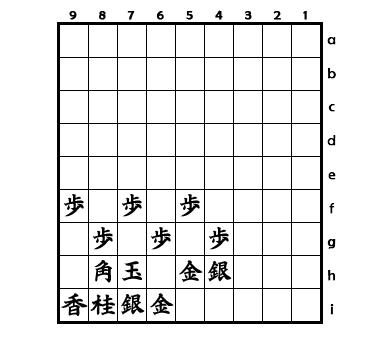
#> input picture data/samples/raw/Castello funa.jpg, 387 x 341 px
$ python -i grid.py   (imports and definitions only)
#> lines starting #> are read from the running program, lines starting #| are printed output that depends on the picture; after the words box and inside, x2 and y2 are one past the last pixel; in counts of white or black regions, pixels touching at a corner belong together
#> further down, picture is the input picture: shape (341, 387, 3); min 0, max 255, mean 233.7
"""Detect complete axis-aligned 9x9 grids, rejecting partial diagrams."""

from dataclasses import dataclass

import cv2
import numpy as np
from PIL import Image, ImageOps


class BoardNotFound(ValueError):
    pass


@dataclass
class Grid:
    xs: list[float]
    ys: list[float]
    score: float = 1.0
    wood: bool = False

    @property
    def bounds(self):
        return [self.xs[0], self.ys[0], self.xs[-1], self.ys[-1]]

    # [17 lines left out: functions cell, load_image, not called in this run]


def _axis_lines(mask: np.ndarray, horizontal: bool):
    height, width = mask.shape
    length = max(12, round((width if horizontal else height) / 18))
    kernel = cv2.getStructuringElement(
        cv2.MORPH_RECT, (length, 1) if horizontal else (1, length)
    )
    opened = cv2.morphologyEx(mask, cv2.MORPH_OPEN, kernel)
    contours, _ = cv2.findContours(opened, cv2.RETR_EXTERNAL, cv2.CHAIN_APPROX_SIMPLE)
    segments = []
    for contour in contours:
        x, y, w, h = cv2.boundingRect(contour)
        span, thickness = (w, h) if horizontal else (h, w)
        if span >= length * 2 and thickness < span / 12:
            segments.append(
                (y + (h - 1) / 2, x, x + w)
                if horizontal
                else (x + (w - 1) / 2, y, y + h)
            )
    # Merge edges of thick board borders and minor line fragments.
    merged = []
    for pos, start, end in sorted(segments):
        if merged and abs(pos - merged[-1][0]) <= 3:
            p, s, e = merged[-1]
            merged[-1] = ((p + pos) / 2, min(s, start), max(e, end))
        else:
            merged.append((pos, start, end))
    return merged


def _sequences(lines):
    sequences = []
    positions = np.array([line[0] for line in lines])
    if len(positions) < 10:
        return sequences
    for first in range(len(lines) - 9):
        for last in range(first + 9, len(lines)):
            step = (positions[last] - positions[first]) / 9
            if step < 10:
                continue
            expected = positions[first] + np.arange(10) * step
            indices = np.abs(positions[:, None] - expected).argmin(axis=0)
            error = np.abs(positions[indices] - expected)
            if len(set(indices)) == 10 and error.max() <= max(2.5, step * 0.07):
                sequences.append(
                    ([lines[i] for i in indices], 1 - float(error.mean() / step))
                )
    return sequences


# [55 lines left out: function _wood_grid, not called in this run]


def detect_grid(image: np.ndarray, bounds=None) -> Grid:
    height, width = image.shape[:2]
#> height = 341; width = 387
    if bounds is not None:
        if len(bounds) != 4 or not all(np.isfinite(v) for v in bounds):
            raise ValueError("盤領域は left,top,right,bottom の4座標です")
        left, top, right, bottom = bounds
        if not (0 <= left < right <= width and 0 <= top < bottom <= height):
            raise ValueError("盤領域が画像の範囲外です")
        if min(right - left, bottom - top) < 90:
            raise ValueError("盤面が小さすぎます。各マス10px以上で指定してください")
        crop = image[round(top) : round(bottom), round(left) : round(right)]
        hsv = cv2.cvtColor(crop, cv2.COLOR_RGB2HSV)
        wood = (
            float(
                (
                    (hsv[:, :, 0] >= 10) & (hsv[:, :, 0] <= 40) & (hsv[:, :, 1] > 55)
                ).mean()
            )
            > 0.7
        )
        return Grid(
            np.linspace(left, right, 10).tolist(),
            np.linspace(top, bottom, 10).tolist(),
            wood=wood,
        )
    factor = min(1, 1400 / max(height, width))
#> factor = 1
    resized = cv2.resize(image, (round(width * factor), round(height * factor)))
    gray = cv2.cvtColor(resized, cv2.COLOR_RGB2GRAY)
    # Adaptive threshold handles wood-colored backgrounds and JPEG noise.
    masks = [
        cv2.threshold(gray, 110, 255, cv2.THRESH_BINARY_INV)[1],
        cv2.adaptiveThreshold(
            gray, 255, cv2.ADAPTIVE_THRESH_GAUSSIAN_C, cv2.THRESH_BINARY_INV, 31, 15
        ),
    ]
    best = None
    for mask in masks:
        horizontal = _sequences(_axis_lines(mask, True))
        vertical_lines = _axis_lines(mask, False)
        vertical = _sequences(vertical_lines)
        for hs, hscore in horizontal:
            # App rank labels can cover the right outer border. Infer only
            # outer endpoints attested by all ten complete horizontal lines.
            augmented = list(vertical_lines)
            top, bottom = hs[0][0], hs[-1][0]
            for endpoint in (
                float(np.median([line[1] for line in hs])),
                float(np.median([line[2] - 1 for line in hs])),
            ):
                if not any(abs(line[0] - endpoint) < 4 for line in augmented):
                    augmented.append((endpoint, top, bottom))
            candidates = vertical + _sequences(sorted(augmented))
            for vs, vscore in candidates:
                xs, ys = [x[0] for x in vs], [y[0] for y in hs]
                bw, bh = xs[-1] - xs[0], ys[-1] - ys[0]
                if not 0.65 < bw / bh < 1.45:
                    continue
                tolerance = min(bw, bh) * 0.04
                hits = sum(
                    start <= xs[0] + tolerance and end >= xs[-1] - tolerance
                    for _, start, end in hs
                )
                hits += sum(
                    start <= ys[0] + tolerance and end >= ys[-1] - tolerance
                    for _, start, end in vs
                )
                if hits < 19:
                    continue
                score = (hscore + vscore) / 2
                # Prefer the largest complete grid in a multi-diagram image.
                rank = bw * bh * score
                if best is None or rank > best[0]:
                    best = (
                        rank,
                        Grid([x / factor for x in xs], [y / factor for y in ys], score),
                    )
#> this loop made 2 passes
#> pass 1, in _axis_lines, `opened = cv2.morphologyEx(mask, cv2.MORPH_OPEN, kernel)`:
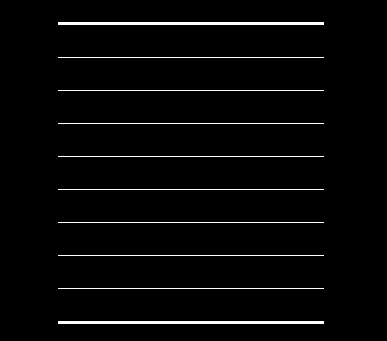
#> opened: shape (341, 387); 2.8% white in thin lines or dots, all inside (x1, y1, x2, y2) = (58, 22, 324, 324)
#> pass 1, in _axis_lines (call 2), `opened = cv2.morphologyEx(mask, cv2.MORPH_OPEN, kernel)`:
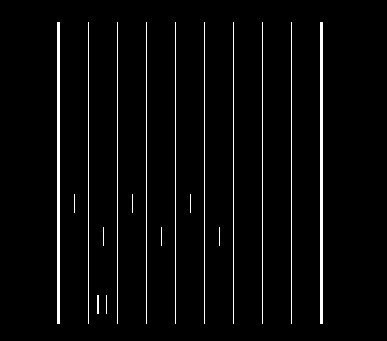
#> opened: shape (341, 387); 3.3% white in thin lines or dots, all inside (x1, y1, x2, y2) = (57, 22, 323, 324)
    if best is None:
        wood = _wood_grid(image)
        if wood is not None:
            return wood
        raise BoardNotFound(
            "9×9の盤面を検出できませんでした。盤の左上・右下を指定してください。部分図・写真の斜め盤面は対象外です"
        )
    return best[1]

>>> import cv2
>>> picture = cv2.cvtColor(cv2.imread('../../../data/samples/raw/Castello funa.jpg'), cv2.COLOR_BGR2RGB)
>>> result = detect_grid(picture)

$ run again, on data/samples/raw/2017-06-03a.png
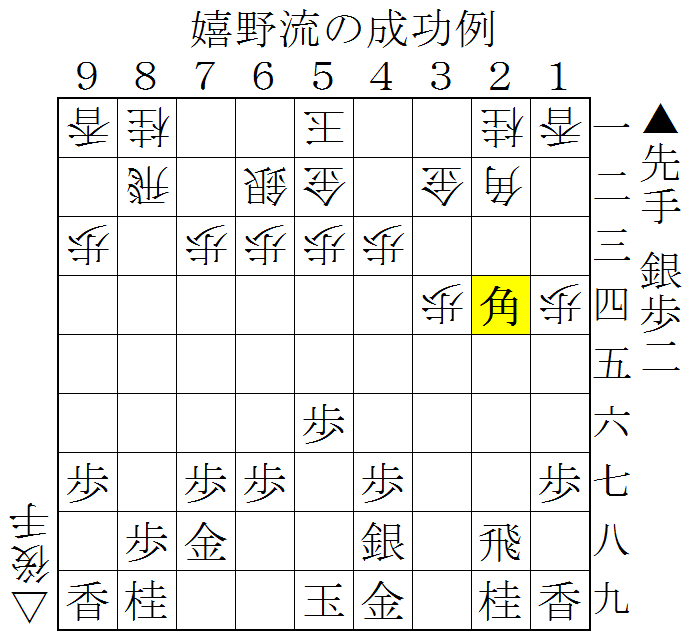
#> input picture data/samples/raw/2017-06-03a.png, 691 x 643 px
#> the loop in detect_grid, `for mask in masks:` made 2 passes
#> pass 1, in _axis_lines, `opened = cv2.morphologyEx(mask, cv2.MORPH_OPEN, kernel)`:
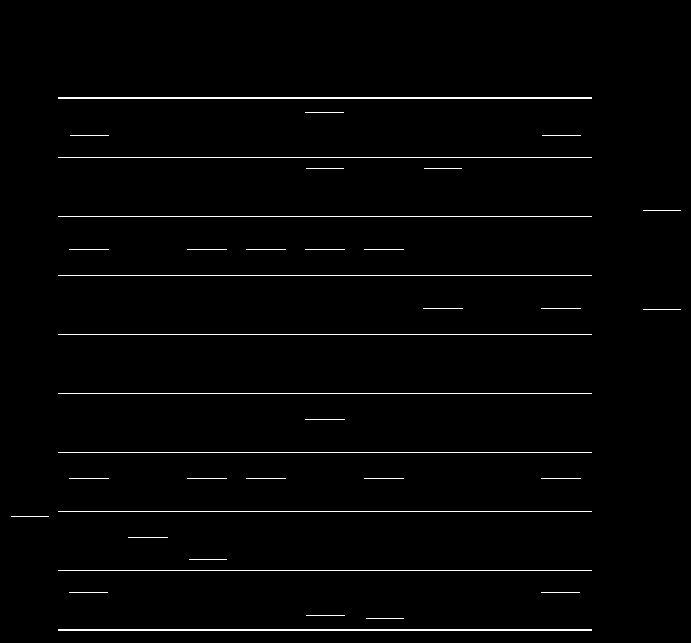
#> opened: shape (643, 691); 1.7% white in thin lines or dots, all inside (x1, y1, x2, y2) = (11, 97, 681, 631)
#> pass 1, in _axis_lines (call 2), `opened = cv2.morphologyEx(mask, cv2.MORPH_OPEN, kernel)`:
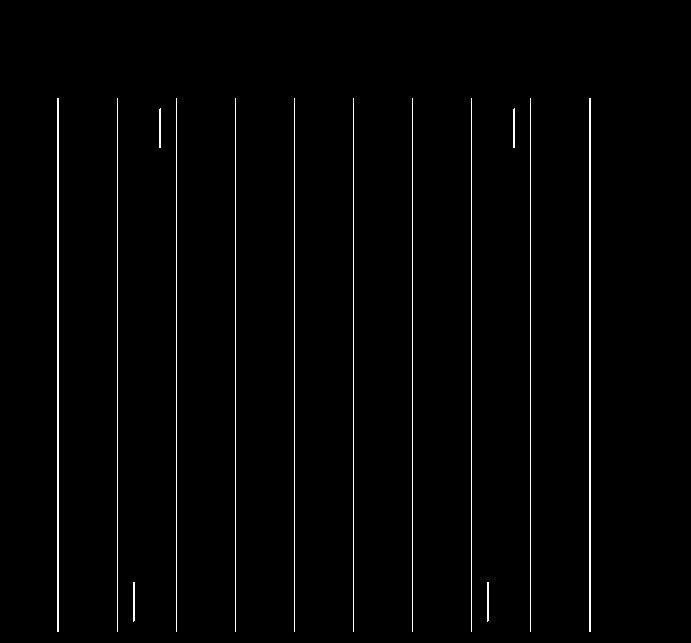
#> opened: shape (643, 691); 1.5% white in thin lines or dots, all inside (x1, y1, x2, y2) = (57, 98, 591, 632)

$ run again, on data/samples/raw/2017-06-03d.png
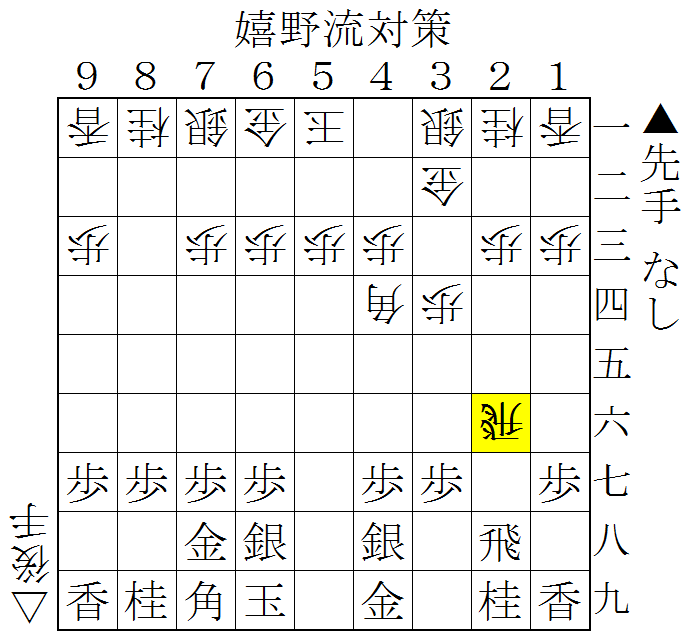
#> input picture data/samples/raw/2017-06-03d.png, 691 x 643 px
#> the loop in detect_grid, `for mask in masks:` made 2 passes
#> pass 1, in _axis_lines, `opened = cv2.morphologyEx(mask, cv2.MORPH_OPEN, kernel)`:
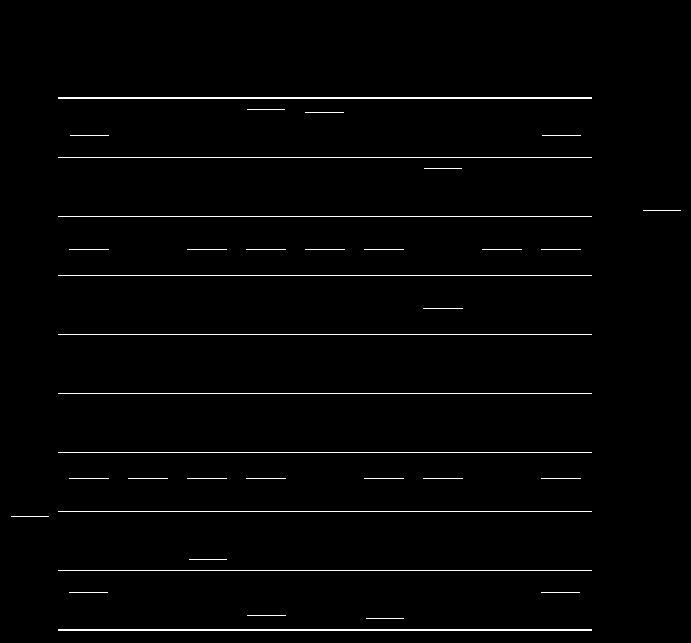
#> opened: shape (643, 691); 1.7% white in thin lines or dots, all inside (x1, y1, x2, y2) = (11, 97, 681, 631)
#> pass 1, in _axis_lines (call 2), `opened = cv2.morphologyEx(mask, cv2.MORPH_OPEN, kernel)`:
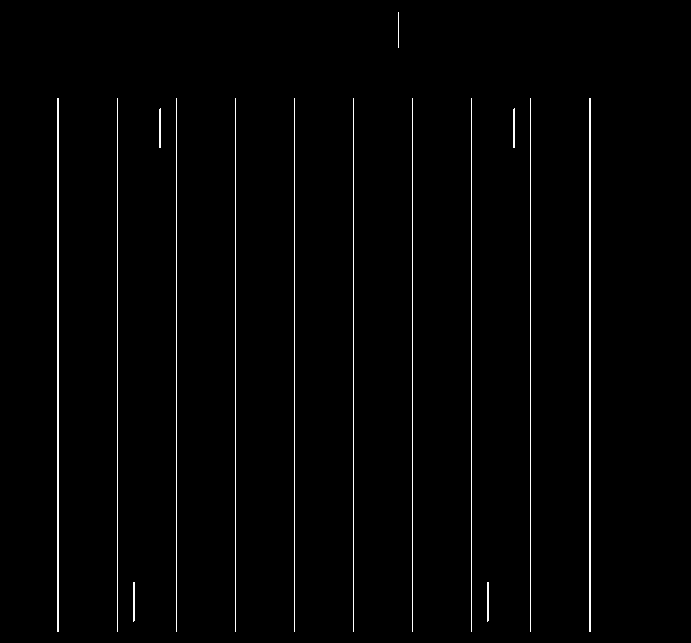
#> opened: shape (643, 691); 1.5% white in thin lines or dots, all inside (x1, y1, x2, y2) = (57, 12, 591, 632)

$ run again, on data/samples/raw/2017-06-04a.png
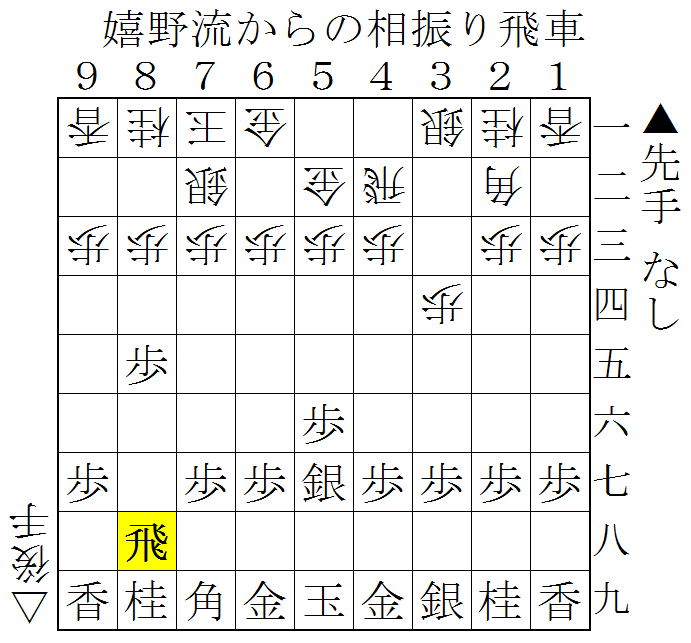
#> input picture data/samples/raw/2017-06-04a.png, 691 x 643 px
#> the loop in detect_grid, `for mask in masks:` made 2 passes
#> pass 1, in _axis_lines, `opened = cv2.morphologyEx(mask, cv2.MORPH_OPEN, kernel)`:
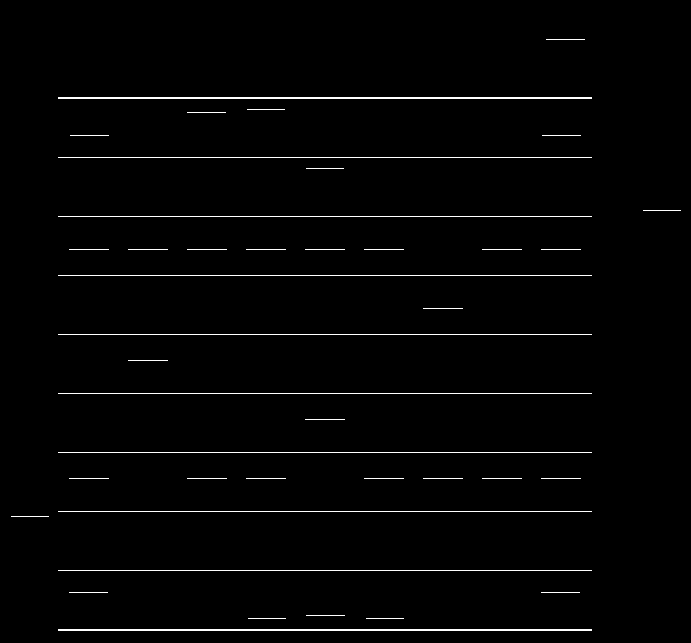
#> opened: shape (643, 691); 1.7% white in thin lines or dots, all inside (x1, y1, x2, y2) = (11, 39, 681, 631)
#> pass 1, in _axis_lines (call 2), `opened = cv2.morphologyEx(mask, cv2.MORPH_OPEN, kernel)`:
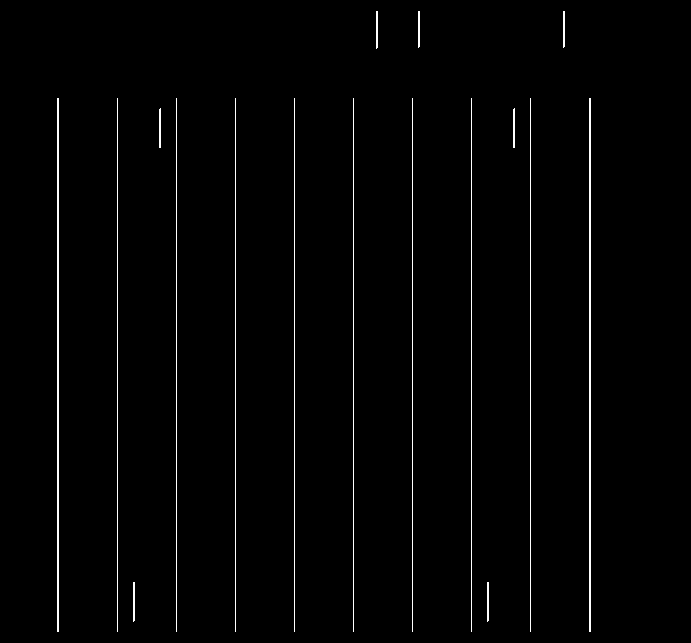
#> opened: shape (643, 691); 1.6% white in thin lines or dots, all inside (x1, y1, x2, y2) = (57, 11, 591, 632)
